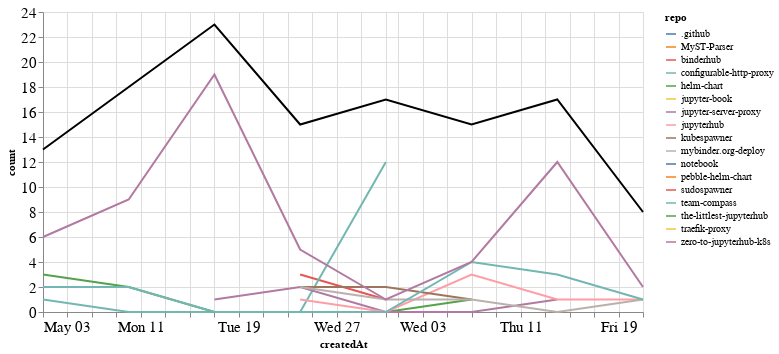

Source (notebook cell):
### Markdown cell above
## Comments

### Code cell
comments_time = comments.groupby('repo').resample('W', on='createdAt').count()['author'].reset_index()
comments_time = comments_time.rename(columns={'author': 'count'})
comments_time_total = comments_time.groupby('createdAt').agg({"count": "sum"}).reset_index()
ch1 = alt.Chart(comments_time, width=600).mark_line().encode(
    x='createdAt',
    y='count',
    color='repo',
    tooltip="repo"
)

ch2 = alt.Chart(comments_time_total, width=600).mark_line(color="black").encode(
    x='createdAt',
    y='count',
)

ch1 + ch2

### Figure 1 — Vega-Lite specification as saved in the notebook (floating-point values rounded to 4 significant figures)
{"config": {"axisLeft": {"labelFontSize": 15}, "axisBottom": {"labelFontSize": 15}}, "layer": [{"data": {"name": "data-28a24c9b6458519fabd0c6a68c8b74c2"}, "mark": "line", "encoding": {"color": {"type": "nominal", "field": "repo"}, "tooltip": {"type": "nominal", "field": "repo"}, "x": {"type": "temporal", "field": "createdAt"}, "y": {"type": "quantitative", "field": "count"}}, "width": 600}, {"data": {"name": "data-961b30232500f8305496137381e3800a"}, "mark": {"type": "line", "color": "black"}, "encoding": {"x": {"type": "temporal", "field": "createdAt"}, "y": {"type": "quantitative", "field": "count"}}, "width": 600}], "$schema": "https://vega.github.io/schema/vega-lite/v4.8.1.json", "datasets": {"data-28a24c9b6458519fabd0c6a68c8b74c2": [{"repo": ".github", "createdAt": "2020-05-03T00:00:00", "count": 1}, {"repo": "MyST-Parser", "createdAt": "2020-05-10T00:00:00", "count": 3}, {"repo": "binderhub", "createdAt": "2020-05-24T00:00:00", "count": 3}, {"repo": "binderhub", "createdAt": "2020-05-31T00:00:00", "count": 1}, {"repo": "configurable-http-proxy", "createdAt": "2020-05-03T00:00:00", "count": 1}, {"repo": "configurable-http-proxy", "createdAt": "2020-05-10T00:00:00", "count": 0}, {"repo": "configurable-http-proxy", "createdAt": "2020-05-17T00:00:00", "count": 0}, {"repo": "configurable-http-proxy", "createdAt": "2020-05-24T00:00:00", "count": 0}, {"repo": "configurable-http-proxy", "createdAt": "2020-05-31T00:00:00", "count": 12}, {"repo": "helm-chart", "createdAt": "2020-05-03T00:00:00", "count": 3}, {"repo": "helm-chart", "createdAt": "2020-05-10T00:00:00", "count": 2}, {"repo": "helm-chart", "createdAt": "2020-05-17T00:00:00", "count": 0}, {"repo": "helm-chart", "createdAt": "2020-05-24T00:00:00", "count": 0}, {"repo": "helm-chart", "createdAt": "2020-05-31T00:00:00", "count": 0}, {"repo": "helm-chart", "createdAt": "2020-06-07T00:00:00", "count": 1}, {"repo": "jupyter-book", "createdAt": "2020-05-10T00:00:00", "count": 1}, {"repo": "jupyter-server-proxy", "createdAt": "2020-05-17T00:00:00", "count": 1}, {"repo": "jupyter-server-proxy", "createdAt": "2020-05-24T00:00:00", "count": 2}, {"repo": "jupyter-server-proxy", "createdAt": "2020-05-31T00:00:00", "count": 0}, {"repo": "jupyter-server-proxy", "createdAt": "2020-06-07T00:00:00", "count": 0}, {"repo": "jupyter-server-proxy", "createdAt": "2020-06-14T00:00:00", "count": 1}, {"repo": "jupyterhub", "createdAt": "2020-05-24T00:00:00", "count": 1}, {"repo": "jupyterhub", "createdAt": "2020-05-31T00:00:00", "count": 0}, {"repo": "jupyterhub", "createdAt": "2020-06-07T00:00:00", "count": 3}, {"repo": "jupyterhub", "createdAt": "2020-06-14T00:00:00", "count": 1}, {"repo": "jupyterhub", "createdAt": "2020-06-21T00:00:00", "count": 1}, {"repo": "kubespawner", "createdAt": "2020-05-24T00:00:00", "count": 2}, {"repo": "kubespawner", "createdAt": "2020-05-31T00:00:00", "count": 2}, {"repo": "kubespawner", "createdAt": "2020-06-07T00:00:00", "count": 1}, {"repo": "mybinder.org-deploy", "createdAt": "2020-05-24T00:00:00", "count": 2}, {"repo": "mybinder.org-deploy", "createdAt": "2020-05-31T00:00:00", "count": 1}, {"repo": "mybinder.org-deploy", "createdAt": "2020-06-07T00:00:00", "count": 1}, {"repo": "mybinder.org-deploy", "createdAt": "2020-06-14T00:00:00", "count": 0}, {"repo": "mybinder.org-deploy", "createdAt": "2020-06-21T00:00:00", "count": 1}, {"repo": "notebook", "createdAt": "2020-05-17T00:00:00", "count": 1}, {"repo": "pebble-helm-chart", "createdAt": "2020-06-07T00:00:00", "count": 1}, {"repo": "sudospawner", "createdAt": "2020-06-21T00:00:00", "count": 3}, {"repo": "team-compass", "createdAt": "2020-05-03T00:00:00", "count": 2}, {"repo": "team-compass", "createdAt": "2020-05-10T00:00:00", "count": 2}, {"repo": "team-compass", "createdAt": "2020-05-17T00:00:00", "count": 0}, {"repo": "team-compass", "createdAt": "2020-05-24T00:00:00", "count": 0}, {"repo": "team-compass", "createdAt": "2020-05-31T00:00:00", "count": 0}, {"repo": "team-compass", "createdAt": "2020-06-07T00:00:00", "count": 4}, {"repo": "team-compass", "createdAt": "2020-06-14T00:00:00", "count": 3}, {"repo": "team-compass", "createdAt": "2020-06-21T00:00:00", "count": 1}, {"repo": "the-littlest-jupyterhub", "createdAt": "2020-05-10T00:00:00", "count": 1}, {"repo": "traefik-proxy", "createdAt": "2020-05-17T00:00:00", "count": 2}, {"repo": "zero-to-jupyterhub-k8s", "createdAt": "2020-05-03T00:00:00", "count": 6}, {"repo": "zero-to-jupyterhub-k8s", "createdAt": "2020-05-10T00:00:00", "count": 9}, {"repo": "zero-to-jupyterhub-k8s", "createdAt": "2020-05-17T00:00:00", "count": 19}, {"repo": "zero-to-jupyterhub-k8s", "createdAt": "2020-05-24T00:00:00", "count": 5}, {"repo": "zero-to-jupyterhub-k8s", "createdAt": "2020-05-31T00:00:00", "count": 1}, {"repo": "zero-to-jupyterhub-k8s", "createdAt": "2020-06-07T00:00:00", "count": 4}, {"repo": "zero-to-jupyterhub-k8s", "createdAt": "2020-06-14T00:00:00", "count": 12}, {"repo": "zero-to-jupyterhub-k8s", "createdAt": "2020-06-21T00:00:00", "count": 2}], "data-961b30232500f8305496137381e3800a": [{"createdAt": "2020-05-03T00:00:00", "count": 13}, {"createdAt": "2020-05-10T00:00:00", "count": 18}, {"createdAt": "2020-05-17T00:00:00", "count": 23}, {"createdAt": "2020-05-24T00:00:00", "count": 15}, {"createdAt": "2020-05-31T00:00:00", "count": 17}, {"createdAt": "2020-06-07T00:00:00", "count": 15}, {"createdAt": "2020-06-14T00:00:00", "count": 17}, {"createdAt": "2020-06-21T00:00:00", "count": 8}]}}
